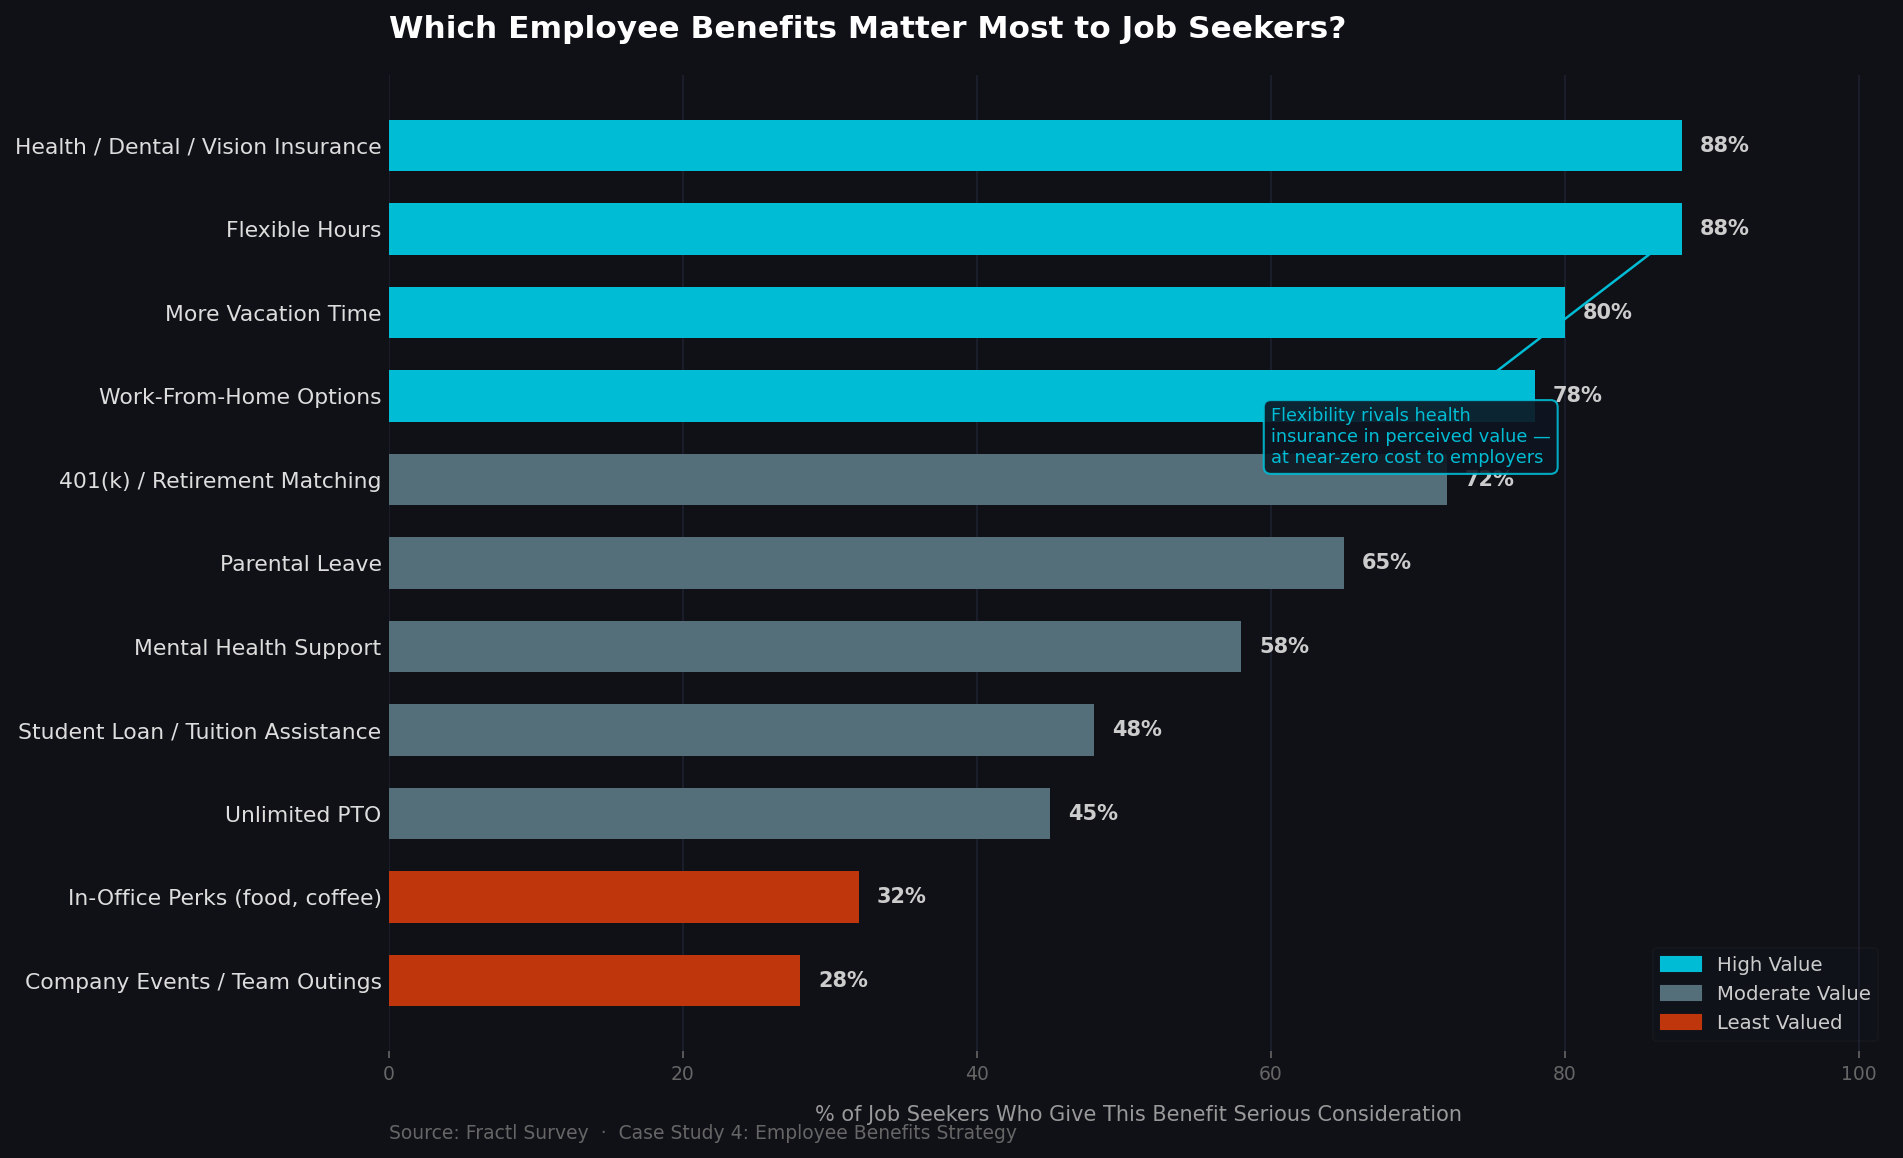

Generate this figure with Python:
"""
Employee Benefits Valuation Chart
==================================
Author: Abheeshek Baskar

Visualizes Fractl survey data on which employee benefits are most and least
valued by job seekers. Supports Case Study 4: Employee Benefits Strategy.

Source: Fractl survey (cited in case study analysis)

Usage:
    python benefits_valuation_chart.py

Output:
    - benefits_valuation_chart.png
"""

import matplotlib.pyplot as plt
import matplotlib.patches as mpatches
import numpy as np

# ─────────────────────────────────────────────
# DATA: Fractl Survey — Benefit Consideration Rates
# % of job seekers who give each benefit "some" or "heavy" consideration
# ─────────────────────────────────────────────

BENEFITS = [
    "Health / Dental / Vision Insurance",
    "Flexible Hours",
    "More Vacation Time",
    "Work-From-Home Options",
    "Student Loan / Tuition Assistance",
    "Unlimited PTO",
    "401(k) / Retirement Matching",
    "Parental Leave",
    "Mental Health Support",
    "In-Office Perks (food, coffee)",
    "Company Events / Team Outings",
]

# Consideration rates (approximate % based on survey findings)
RATES = [88, 88, 80, 78, 48, 45, 72, 65, 58, 32, 28]

# Tier classification for color coding
TIERS = [
    "high",    # Health insurance
    "high",    # Flexible hours
    "high",    # Vacation
    "high",    # WFH
    "mid",     # Student loans
    "mid",     # Unlimited PTO
    "mid",     # 401k
    "mid",     # Parental leave
    "mid",     # Mental health
    "low",     # In-office perks
    "low",     # Company events
]

TIER_COLORS = {
    "high": "#00BCD4",
    "mid":  "#546E7A",
    "low":  "#BF360C",
}

TIER_LABELS = {
    "high": "High Value",
    "mid":  "Moderate Value",
    "low":  "Least Valued",
}

# ─────────────────────────────────────────────
# SORT: Descending by rate
# ─────────────────────────────────────────────

paired = sorted(zip(RATES, BENEFITS, TIERS), reverse=True)
rates_sorted, benefits_sorted, tiers_sorted = zip(*paired)

# ─────────────────────────────────────────────
# PLOT
# ─────────────────────────────────────────────

fig, ax = plt.subplots(figsize=(13, 8))
fig.patch.set_facecolor("#0F1117")
ax.set_facecolor("#0F1117")

y_pos = np.arange(len(benefits_sorted))
bar_colors = [TIER_COLORS[t] for t in tiers_sorted]

bars = ax.barh(
    y_pos,
    rates_sorted,
    color=bar_colors,
    height=0.62,
    edgecolor="none",
    zorder=3
)

# Value labels on bars
for bar, rate in zip(bars, rates_sorted):
    ax.text(
        bar.get_width() + 1.2,
        bar.get_y() + bar.get_height() / 2,
        f"{rate}%",
        va="center", ha="left",
        color="#CCCCCC", fontsize=10, fontweight="bold"
    )

# Axes
ax.set_yticks(y_pos)
ax.set_yticklabels(benefits_sorted, color="#DDDDDD", fontsize=10.5)
ax.set_xlim(0, 102)
ax.set_xlabel("% of Job Seekers Who Give This Benefit Serious Consideration",
              color="#999999", fontsize=10, labelpad=10)
ax.tick_params(axis="x", colors="#666666", labelsize=9)
ax.tick_params(axis="y", length=0)
ax.spines[:].set_visible(False)
ax.xaxis.grid(True, color="#1A1E2A", linewidth=1, zorder=0)
ax.set_axisbelow(True)

# Invert y so highest value is on top
ax.invert_yaxis()

# Title
ax.set_title(
    "Which Employee Benefits Matter Most to Job Seekers?",
    color="#FFFFFF", fontsize=15, fontweight="bold",
    loc="left", pad=18
)
ax.text(
    0, len(benefits_sorted) + 0.9,
    "Source: Fractl Survey  ·  Case Study 4: Employee Benefits Strategy",
    color="#666666", fontsize=9, transform=ax.transData
)

# Legend
legend_patches = [
    mpatches.Patch(color=TIER_COLORS[t], label=TIER_LABELS[t])
    for t in ["high", "mid", "low"]
]
leg = ax.legend(
    handles=legend_patches,
    loc="lower right",
    framealpha=0.15,
    facecolor="#1A1D27",
    edgecolor="#333333",
    labelcolor="#CCCCCC",
    fontsize=9.5
)

# Annotation callout
ax.annotate(
    "Flexibility rivals health\ninsurance in perceived value —\nat near-zero cost to employers",
    xy=(88, 1),
    xytext=(60, 3.8),
    color="#00BCD4",
    fontsize=8.5,
    arrowprops=dict(arrowstyle="->", color="#00BCD4", lw=1.2),
    bbox=dict(boxstyle="round,pad=0.4", facecolor="#0D1520", edgecolor="#00BCD4", alpha=0.9)
)

plt.tight_layout(pad=1.8)
plt.savefig("benefits_valuation_chart.png", dpi=150, bbox_inches="tight",
            facecolor=fig.get_facecolor())
print("✅ Chart saved → benefits_valuation_chart.png")
plt.close()
